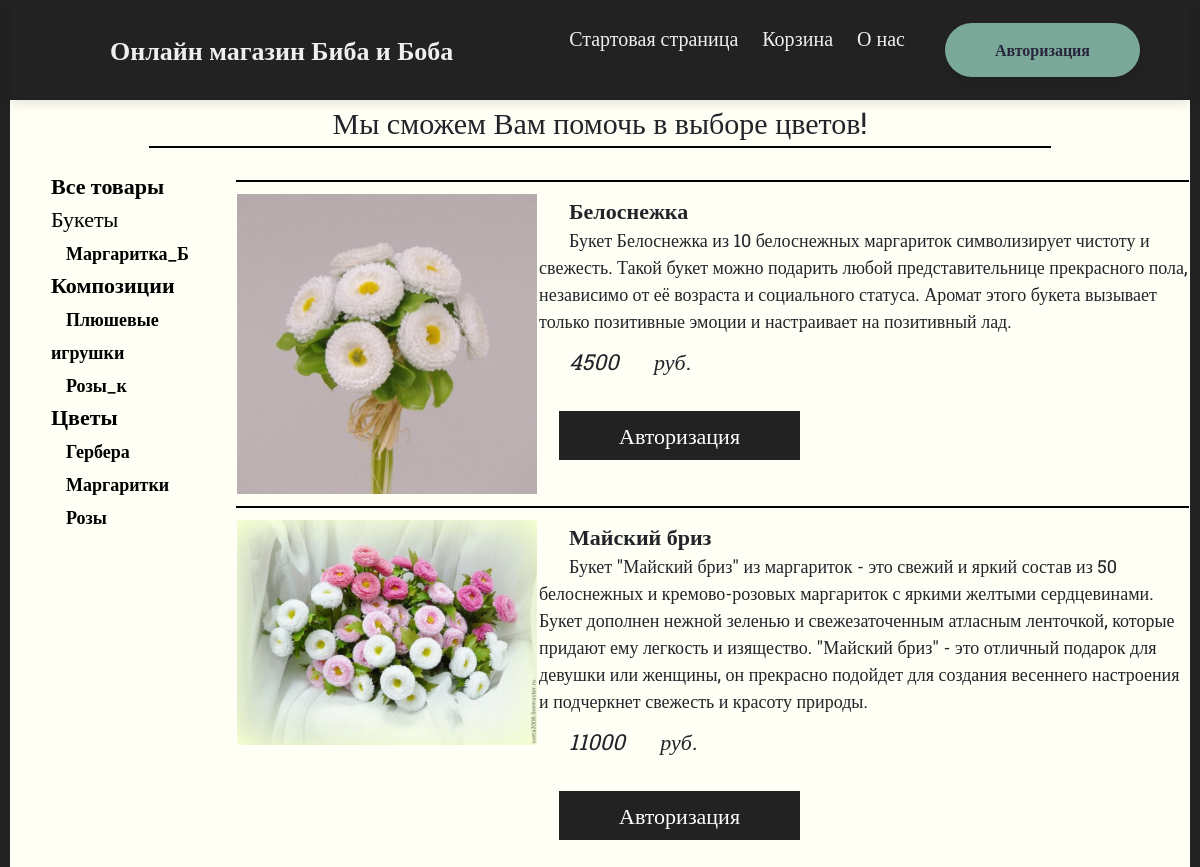
/cat/2/, run on the app's committed database.
### main/models.py (models this page shows, shortened)
class Category(models.Model):
    Tittle = models.CharField('Название категории', blank=True, max_length=100)
    def get_absolute_url(self):
       return reverse('show_cat', kwargs = {'cat_id': self.pk})
    class Meta:
        verbose_name = "Категории"
        verbose_name_plural = "Категории"
        ordering = ['Tittle']

class SubCategory(models.Model):
    Tittle = models.CharField('Название подкатегории', blank=True, max_length=100)
    Cat = models.ForeignKey('Category', on_delete=models.CASCADE, blank=True, verbose_name="Основная категория")
    def get_absolute_url(self):
       return reverse('show_sub_cat', kwargs = {'sub_cat_id': self.pk})
    class Meta:
        verbose_name = "Подкатегории"
        verbose_name_plural = "Подкатегории"
        ordering = ['Tittle']

class Product(models.Model):
    Tittle = models.CharField('Название товара', blank=True, max_length=100)
    Text = models.TextField('Текст товара', blank=True, max_length=1500)
    Photo = models.ImageField('Фотография товара', blank=True, upload_to="photo/%Y/%m/%d/")
    Price = models.IntegerField('Цена товара', blank=True,)
    Cat = models.ForeignKey('Category', on_delete=models.CASCADE, blank=True, verbose_name="Категория товара")
    SubCat = models.ForeignKey('SubCategory', on_delete=models.CASCADE, blank=True, verbose_name="Подкатегория товара")
    class Meta:
        verbose_name = "Товары"
        verbose_name_plural = "Товары"
        ordering = ['Tittle','SubCat','Price']

### main/views.py (the view)
# urls.py: path('cat/<int:cat_id>/', show_cat, name='show_cat'),
def show_cat(request,cat_id):
    products = Product.objects.filter(Cat_id=cat_id)
    cat = Category.objects.all()
    subcat = SubCategory.objects.all()
    context = {
        'products': products,
        'cat': cat,
        'sub_cat': subcat,
        'cat_selected': cat_id,
        'sub_cat_selected': 0,
    }
    return render(request, 'main/Main.html', context)

### main/templates/main/Main.html (shortened to what this page needs)
{% load static %}
<!DOCTYPE html>
<html lang="ru">
<head>
    <link rel="stylesheet" href="libs/bootstrap-reboot.min.css">
    <link rel="stylesheet" href="libs/bootstrap-grid.min.css">
    <link rel="stylesheet" href="{% static 'main/css/Main.css' %}">
</head>
<body>
    <nav class="sh">
                <div class="shapka">
                    <a href="{% url 'main' %}" class="brand">Онлайн магазин Биба и Боба</a>
                    <div class="wrap">
                        <ul class="menu">
                            <li><a href="{% url 'start' %}">Стартовая страница</a></li>
                            <li><a href="{% url 'korz' %}">Корзина</a></li>
                            <li><a href="{% url 'about' %}">О нас</a></li>
                        </ul>
                        {% if request.user.is_authenticated %}
                        <a href="{% url 'prof' %}" class="profile">Профиль</a>
                        {% else %}
                        <a href="{% url 'auth' %}" class="profile">Авторизация</a>
                            {% endif %}
                    </div>
                </div>
    </nav>
    <p align="center" style="font-size: 30px; border-bottom: 5px;">Мы сможем Вам помочь в выборе цветов!</p>
	<hr align="center" style="border: 1px solid black; width: 900px; margin-top: -15px; margin-bottom: 20px;">
	<table>
		<tr>
			<td width="300px">
				<div class="category">
					<ul class="category-menu">
						{% if cat_selected == 0 and sub_cat_selected == 0 %}
						<li >Все товары</li>
							{% else %}
						<li><b><a href="{% url 'main' %}" style="color: black; ">Все товары</a></b></li>
							{% endif %}
					{% for c in cat %}
					{% if c.pk == cat_selected %}
						<li><div style="color: black;">{{c.Tittle}}</div></li>
					{% else %}
					<li><b><a href="{{ c.get_absolute_url }}" style="color: black;">{{c.Tittle}}</b></li>
					{% endif %}
					{% for s_c in sub_cat %}
					{% if s_c.Cat.pk == c.pk %}
					{% if s_c.pk == sub_cat_selected %}
						<li><div style="color: black; font-size: 18px; margin-left: 15px;">{{s_c.Tittle}}</div></li>
					{% else %}
					<li><a href="{{ s_c.get_absolute_url }}" style="color: black; font-size: 18px; margin-left: 15px;"><b>{{s_c.Tittle}}</b></a> </li>
					{% endif %}
					{% endif %}
					{% endfor %}
					{% endfor %}
					</ul>
				</div>
			</td>
			<td width="1600px">
				<table>
					<tr>
					{% for pr in products %}
					<table>
						<tr>
						<td>
							<img src='{{ pr.Photo.url }}' width="300px">
						</td>
						<td>
							<div style="font-weight: bold; text-indent: 30px;">
								{{ pr.Tittle }}
							</div>
							<div style="font-size: 18px; text-indent: 30px;">
								{{ pr.Text }}
							</div>
							<div style="text-indent: 30px; margin-top: 10px;">
								<i>{{ pr.Price }} <label>руб.</label></i> <br><br>
							</div>
							{% if request.user.is_authenticated %}
							<a href="{{pr.get_absolute_url}}" style="margin-left: 20px; padding: 10px 60px; background-color: #222222; color: white">Купить</a>
							{% else %}
							<a href="{% url 'auth' %}" style="margin-left: 20px; padding: 10px 60px; background-color: #222222; color: white">Авторизация</a>
							{% endif %}
							<br><br>
						</td>
							<hr style="border: 1px solid black;">
						</tr>
						</table>
						{% endfor %}
					</tr>
				</table>
			</td>
		</tr>
	</table>
</body>
</html>

### main/static/main/css/Main.css (style rules this page uses)
body { margin: 0; background-color: rgb(255, 255, 245); border-left: 10px solid #222222; border-right: 10px solid #222222; font-family: 'Roboto Slab', serif; }
.shapka { width: 100%; height: 100px; box-shadow: 0 4px 10px rgba(0,0,0,.1); background-color: #222222; display: flex; justify-content: space-between; align-items: center; }
.menu { list-style-type: none; padding-left: 0; margin-bottom: 0; }
.menu li { display: inline-block; }
.menu li a { vertical-align: center; font-size: 20px; display: inline-block; color: #efefef; text-decoration: none; margin-left: 10px; margin-right: 10px; padding: 0; transition: all .07s ease-in-out; }
.wrap { display: flex; flex-flow: row nowrap; }
.profile { margin-left: 30px; margin-right: 50px; padding: 15px 50px; background-color: #7aa999; border-radius: 40px; color: #28263c; font-weight: bold; text-decoration: none; box-shadow: 0 4px 6px rgba(0,0,0,.1); transition: all .1s ease-in-out; }
.brand { margin-left: 100px; font-weight: 700; font-size: 26px; text-decoration: none; color: #efefef; transition: all .07s ease-in-out; }
td { vertical-align: top; margin-top: 20px; font-size: 22px; text-decoration: none; }
td a { text-decoration: none; color: black; }
td li { list-style-type: none; }

### data on the page
Category: Tittle "Букеты"
SubCategory: Tittle "Маргаритка_Б"
Category: Tittle "Композиции"
SubCategory: Tittle "Плюшевые игрушки"
SubCategory: Tittle "Розы_к"
Category: Tittle "Цветы"
SubCategory: Tittle "Гербера"
SubCategory: Tittle "Маргаритки"
SubCategory: Tittle "Розы"
Product: Photo (picture), Tittle "Белоснежка", Text "Букет Белоснежка из 10 белоснежных маргариток символизирует чистоту и свежесть. Такой букет можно подарить любой представительнице прекрасного пола, независимо от её возраста и социального статуса. Аромат этого букета вызывает только позитивные эмоции и настраивает на позитивный лад.", Price "4500"
Product: Photo (picture), Tittle "Майский бриз", Text "Букет \"Майский бриз\" из маргариток - это свежий и яркий состав из 50 белоснежных и кремово-розовых маргариток с яркими желтыми сердцевинами. Букет дополнен нежной зеленью и свежезаточенным атласным ленточкой, которые придают ему легкость и изящество. \"Майский бриз\" - это отличный подарок для девушки или женщины, он прекрасно подойдет для создания весеннего настроения и подчеркнет свежесть и красоту природы.", Price "11000"
